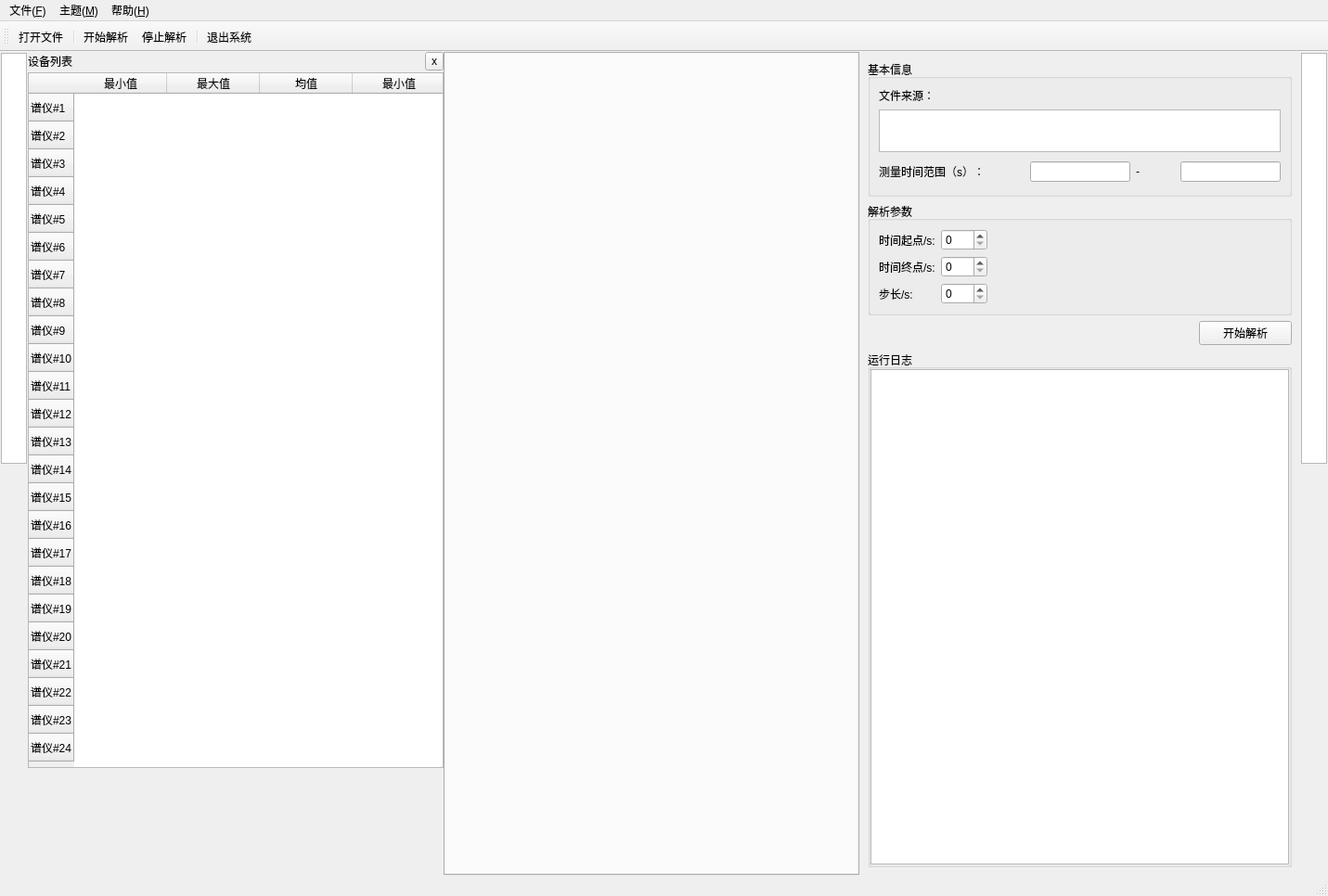
<?xml version="1.0" encoding="UTF-8"?>
<ui version="4.0">
 <class>OfflineWindow</class>
 <widget class="QMainWindow" name="OfflineWindow">
  <property name="geometry">
   <rect>
    <x>0</x>
    <y>0</y>
    <width>1431</width>
    <height>966</height>
   </rect>
  </property>
  <property name="windowTitle">
   <string>锆活化工程</string>
  </property>
  <widget class="QWidget" name="centralwidget">
   <layout class="QHBoxLayout" name="horizontalLayout_2">
    <property name="spacing">
     <number>0</number>
    </property>
    <property name="leftMargin">
     <number>0</number>
    </property>
    <property name="topMargin">
     <number>0</number>
    </property>
    <property name="rightMargin">
     <number>0</number>
    </property>
    <property name="bottomMargin">
     <number>0</number>
    </property>
    <item>
     <widget class="QWidget" name="leftSidewidget" native="true">
      <property name="sizePolicy">
       <sizepolicy hsizetype="Fixed" vsizetype="Expanding">
        <horstretch>0</horstretch>
        <verstretch>0</verstretch>
       </sizepolicy>
      </property>
      <property name="maximumSize">
       <size>
        <width>30</width>
        <height>16777215</height>
       </size>
      </property>
      <layout class="QVBoxLayout" name="verticalLayout">
       <property name="spacing">
        <number>1</number>
       </property>
       <property name="leftMargin">
        <number>1</number>
       </property>
       <property name="topMargin">
        <number>1</number>
       </property>
       <property name="rightMargin">
        <number>1</number>
       </property>
       <property name="bottomMargin">
        <number>1</number>
       </property>
       <item>
        <widget class="QGraphicsView" name="graphicsView">
         <property name="sizePolicy">
          <sizepolicy hsizetype="Expanding" vsizetype="Expanding">
           <horstretch>0</horstretch>
           <verstretch>0</verstretch>
          </sizepolicy>
         </property>
         <property name="alignment">
          <set>Qt::AlignLeading|Qt::AlignLeft|Qt::AlignTop</set>
         </property>
        </widget>
       </item>
       <item>
        <spacer name="verticalSpacer">
         <property name="orientation">
          <enum>Qt::Vertical</enum>
         </property>
         <property name="sizeHint" stdset="0">
          <size>
           <width>20</width>
           <height>40</height>
          </size>
         </property>
        </spacer>
       </item>
      </layout>
     </widget>
    </item>
    <item>
     <widget class="QStackedWidget" name="leftStackedWidget">
      <property name="sizePolicy">
       <sizepolicy hsizetype="Preferred" vsizetype="Preferred">
        <horstretch>0</horstretch>
        <verstretch>0</verstretch>
       </sizepolicy>
      </property>
      <property name="minimumSize">
       <size>
        <width>300</width>
        <height>0</height>
       </size>
      </property>
      <property name="currentIndex">
       <number>0</number>
      </property>
      <widget class="QWidget" name="detectorStatusWidget">
       <property name="sizePolicy">
        <sizepolicy hsizetype="Preferred" vsizetype="Preferred">
         <horstretch>0</horstretch>
         <verstretch>0</verstretch>
        </sizepolicy>
       </property>
       <layout class="QVBoxLayout" name="verticalLayout_5">
        <property name="spacing">
         <number>2</number>
        </property>
        <property name="leftMargin">
         <number>0</number>
        </property>
        <property name="topMargin">
         <number>0</number>
        </property>
        <property name="rightMargin">
         <number>0</number>
        </property>
        <property name="bottomMargin">
         <number>0</number>
        </property>
        <item>
         <layout class="QHBoxLayout" name="horizontalLayout_6">
          <item>
           <widget class="QLabel" name="label_4">
            <property name="sizePolicy">
             <sizepolicy hsizetype="Minimum" vsizetype="Preferred">
              <horstretch>0</horstretch>
              <verstretch>0</verstretch>
             </sizepolicy>
            </property>
            <property name="text">
             <string>设备列表</string>
            </property>
           </widget>
          </item>
          <item>
           <widget class="QToolButton" name="toolButton_closeDetectorStatusWidget">
            <property name="sizePolicy">
             <sizepolicy hsizetype="Fixed" vsizetype="Fixed">
              <horstretch>0</horstretch>
              <verstretch>0</verstretch>
             </sizepolicy>
            </property>
            <property name="maximumSize">
             <size>
              <width>20</width>
              <height>20</height>
             </size>
            </property>
            <property name="text">
             <string notr="true">x</string>
            </property>
            <property name="iconSize">
             <size>
              <width>16</width>
              <height>16</height>
             </size>
            </property>
           </widget>
          </item>
         </layout>
        </item>
        <item>
         <widget class="QTableWidget" name="tableWidget">
          <property name="sizePolicy">
           <sizepolicy hsizetype="Preferred" vsizetype="Expanding">
            <horstretch>0</horstretch>
            <verstretch>0</verstretch>
           </sizepolicy>
          </property>
          <property name="minimumSize">
           <size>
            <width>300</width>
            <height>750</height>
           </size>
          </property>
          <property name="verticalScrollBarPolicy">
           <enum>Qt::ScrollBarAlwaysOff</enum>
          </property>
          <property name="horizontalScrollBarPolicy">
           <enum>Qt::ScrollBarAlwaysOff</enum>
          </property>
          <property name="sizeAdjustPolicy">
           <enum>QAbstractScrollArea::AdjustIgnored</enum>
          </property>
          <property name="selectionMode">
           <enum>QAbstractItemView::NoSelection</enum>
          </property>
          <property name="selectionBehavior">
           <enum>QAbstractItemView::SelectItems</enum>
          </property>
          <property name="showGrid">
           <bool>false</bool>
          </property>
          <property name="gridStyle">
           <enum>Qt::SolidLine</enum>
          </property>
          <row>
           <property name="text">
            <string>谱仪#1</string>
           </property>
          </row>
          <row>
           <property name="text">
            <string>谱仪#2</string>
           </property>
          </row>
          <row>
           <property name="text">
            <string>谱仪#3</string>
           </property>
          </row>
          <row>
           <property name="text">
            <string>谱仪#4</string>
           </property>
          </row>
          <row>
           <property name="text">
            <string>谱仪#5</string>
           </property>
          </row>
          <row>
           <property name="text">
            <string>谱仪#6</string>
           </property>
          </row>
          <row>
           <property name="text">
            <string>谱仪#7</string>
           </property>
          </row>
          <row>
           <property name="text">
            <string>谱仪#8</string>
           </property>
          </row>
          <row>
           <property name="text">
            <string>谱仪#9</string>
           </property>
          </row>
          <row>
           <property name="text">
            <string>谱仪#10</string>
           </property>
          </row>
          <row>
           <property name="text">
            <string>谱仪#11</string>
           </property>
          </row>
          <row>
           <property name="text">
            <string>谱仪#12</string>
           </property>
          </row>
          <row>
           <property name="text">
            <string>谱仪#13</string>
           </property>
          </row>
          <row>
           <property name="text">
            <string>谱仪#14</string>
           </property>
          </row>
          <row>
           <property name="text">
            <string>谱仪#15</string>
           </property>
          </row>
          <row>
           <property name="text">
            <string>谱仪#16</string>
           </property>
          </row>
          <row>
           <property name="text">
            <string>谱仪#17</string>
           </property>
          </row>
          <row>
           <property name="text">
            <string>谱仪#18</string>
           </property>
          </row>
          <row>
           <property name="text">
            <string>谱仪#19</string>
           </property>
          </row>
          <row>
           <property name="text">
            <string>谱仪#20</string>
           </property>
          </row>
          <row>
           <property name="text">
            <string>谱仪#21</string>
           </property>
          </row>
          <row>
           <property name="text">
            <string>谱仪#22</string>
           </property>
          </row>
          <row>
           <property name="text">
            <string>谱仪#23</string>
           </property>
          </row>
          <row>
           <property name="text">
            <string>谱仪#24</string>
           </property>
          </row>
          <column>
           <property name="text">
            <string>最小值</string>
           </property>
          </column>
          <column>
           <property name="text">
            <string>最大值</string>
           </property>
          </column>
          <column>
           <property name="text">
            <string>均值</string>
           </property>
          </column>
          <column>
           <property name="text">
            <string>最小值</string>
           </property>
          </column>
          <column>
           <property name="text">
            <string>最大值</string>
           </property>
          </column>
          <column>
           <property name="text">
            <string>均值</string>
           </property>
          </column>
          <item row="0" column="0">
           <property name="text">
            <string/>
           </property>
           <property name="textAlignment">
            <set>AlignCenter</set>
           </property>
           <property name="flags">
            <set>ItemIsSelectable|ItemIsDragEnabled|ItemIsDropEnabled|ItemIsUserCheckable|ItemIsEnabled</set>
           </property>
          </item>
          <item row="0" column="1">
           <property name="text">
            <string/>
           </property>
           <property name="textAlignment">
            <set>AlignCenter</set>
           </property>
          </item>
          <item row="1" column="0">
           <property name="text">
            <string/>
           </property>
           <property name="textAlignment">
            <set>AlignCenter</set>
           </property>
           <property name="flags">
            <set>ItemIsSelectable|ItemIsDragEnabled|ItemIsDropEnabled|ItemIsUserCheckable|ItemIsEnabled</set>
           </property>
          </item>
          <item row="1" column="1">
           <property name="text">
            <string/>
           </property>
           <property name="textAlignment">
            <set>AlignCenter</set>
           </property>
          </item>
         </widget>
        </item>
        <item>
         <spacer name="verticalSpacer_2">
          <property name="orientation">
           <enum>Qt::Vertical</enum>
          </property>
          <property name="sizeHint" stdset="0">
           <size>
            <width>20</width>
            <height>258</height>
           </size>
          </property>
         </spacer>
        </item>
       </layout>
      </widget>
     </widget>
    </item>
    <item>
     <widget class="QTabWidget" name="centralHboxTabWidget">
      <property name="minimumSize">
       <size>
        <width>300</width>
        <height>0</height>
       </size>
      </property>
      <property name="currentIndex">
       <number>0</number>
      </property>
      <property name="iconSize">
       <size>
        <width>16</width>
        <height>16</height>
       </size>
      </property>
      <property name="tabsClosable">
       <bool>false</bool>
      </property>
      <property name="tabBarAutoHide">
       <bool>true</bool>
      </property>
      <widget class="QWidget" name="leftHboxTabWidgetPage1">
       <attribute name="icon">
        <iconset resource="../3rdParty/resource/resource.qrc">
         <normaloff>:/line.png</normaloff>:/line.png</iconset>
       </attribute>
       <attribute name="title">
        <string>实验数据        </string>
       </attribute>
       <layout class="QGridLayout" name="gridLayout_3">
        <property name="leftMargin">
         <number>0</number>
        </property>
        <property name="topMargin">
         <number>0</number>
        </property>
        <property name="rightMargin">
         <number>0</number>
        </property>
        <property name="bottomMargin">
         <number>0</number>
        </property>
        <property name="spacing">
         <number>0</number>
        </property>
        <item row="0" column="0">
         <widget class="QStackedWidget" name="stackedWidget">
          <property name="currentIndex">
           <number>0</number>
          </property>
          <widget class="QWidget" name="spectroMeterPageInfoWidget">
           <layout class="QVBoxLayout" name="verticalLayout_3">
            <property name="spacing">
             <number>2</number>
            </property>
            <property name="leftMargin">
             <number>0</number>
            </property>
            <property name="topMargin">
             <number>0</number>
            </property>
            <property name="rightMargin">
             <number>0</number>
            </property>
            <property name="bottomMargin">
             <number>0</number>
            </property>
            <item>
             <widget class="QWidget" name="widget__plot" native="true">
              <property name="sizePolicy">
               <sizepolicy hsizetype="Preferred" vsizetype="Expanding">
                <horstretch>0</horstretch>
                <verstretch>0</verstretch>
               </sizepolicy>
              </property>
              <layout class="QHBoxLayout" name="horizontalLayout_12">
               <property name="leftMargin">
                <number>0</number>
               </property>
               <property name="topMargin">
                <number>0</number>
               </property>
               <property name="rightMargin">
                <number>0</number>
               </property>
               <property name="bottomMargin">
                <number>0</number>
               </property>
               <item>
                <widget class="QWidget" name="spectorMeterWidget1" native="true">
                 <property name="styleSheet">
                  <string notr="true">QWidget#widget_12{
	background-color: rgb(244, 247, 252);
	border: 1px solid rgb(170,170,170);
	border-top-left-radius: 20px;
	border-top-right-radius: 20px;
}
</string>
                 </property>
                 <layout class="QVBoxLayout" name="verticalLayout_11">
                  <property name="spacing">
                   <number>1</number>
                  </property>
                  <property name="leftMargin">
                   <number>0</number>
                  </property>
                  <property name="topMargin">
                   <number>0</number>
                  </property>
                  <property name="rightMargin">
                   <number>0</number>
                  </property>
                  <property name="bottomMargin">
                   <number>0</number>
                  </property>
                  <item>
                   <widget class="QCustomPlot" name="spectorMeter" native="true"/>
                  </item>
                 </layout>
                </widget>
               </item>
              </layout>
             </widget>
            </item>
           </layout>
          </widget>
         </widget>
        </item>
       </layout>
      </widget>
     </widget>
    </item>
    <item>
     <widget class="QWidget" name="rightVboxWidget" native="true">
      <property name="minimumSize">
       <size>
        <width>300</width>
        <height>0</height>
       </size>
      </property>
      <layout class="QHBoxLayout" name="horizontalLayout_16">
       <property name="spacing">
        <number>0</number>
       </property>
       <property name="leftMargin">
        <number>0</number>
       </property>
       <property name="topMargin">
        <number>0</number>
       </property>
       <property name="rightMargin">
        <number>0</number>
       </property>
       <property name="bottomMargin">
        <number>0</number>
       </property>
       <item>
        <widget class="QWidget" name="labParametersWidget" native="true">
         <property name="sizePolicy">
          <sizepolicy hsizetype="Fixed" vsizetype="Preferred">
           <horstretch>0</horstretch>
           <verstretch>0</verstretch>
          </sizepolicy>
         </property>
         <layout class="QVBoxLayout" name="verticalLayout_4">
          <item>
           <widget class="QGroupBox" name="groupBox_2">
            <property name="sizePolicy">
             <sizepolicy hsizetype="Preferred" vsizetype="Minimum">
              <horstretch>0</horstretch>
              <verstretch>0</verstretch>
             </sizepolicy>
            </property>
            <property name="title">
             <string>基本信息</string>
            </property>
            <layout class="QVBoxLayout" name="verticalLayout_6">
             <item>
              <widget class="QLabel" name="label_5">
               <property name="text">
                <string>文件来源：</string>
               </property>
              </widget>
             </item>
             <item>
              <widget class="QTextBrowser" name="textBrowser_filepath">
               <property name="sizePolicy">
                <sizepolicy hsizetype="Preferred" vsizetype="Minimum">
                 <horstretch>0</horstretch>
                 <verstretch>0</verstretch>
                </sizepolicy>
               </property>
               <property name="minimumSize">
                <size>
                 <width>0</width>
                 <height>30</height>
                </size>
               </property>
               <property name="maximumSize">
                <size>
                 <width>16777215</width>
                 <height>46</height>
                </size>
               </property>
               <property name="verticalScrollBarPolicy">
                <enum>Qt::ScrollBarAlwaysOff</enum>
               </property>
               <property name="readOnly">
                <bool>true</bool>
               </property>
              </widget>
             </item>
             <item>
              <widget class="QWidget" name="widget_4" native="true">
               <property name="minimumSize">
                <size>
                 <width>0</width>
                 <height>30</height>
                </size>
               </property>
               <layout class="QHBoxLayout" name="horizontalLayout">
                <property name="leftMargin">
                 <number>0</number>
                </property>
                <property name="topMargin">
                 <number>0</number>
                </property>
                <property name="rightMargin">
                 <number>0</number>
                </property>
                <property name="bottomMargin">
                 <number>0</number>
                </property>
                <item>
                 <widget class="QLabel" name="label_7">
                  <property name="minimumSize">
                   <size>
                    <width>157</width>
                    <height>0</height>
                   </size>
                  </property>
                  <property name="text">
                   <string>测量时间范围（s）：</string>
                  </property>
                  <property name="alignment">
                   <set>Qt::AlignLeading|Qt::AlignLeft|Qt::AlignVCenter</set>
                  </property>
                 </widget>
                </item>
                <item>
                 <widget class="QLineEdit" name="line_measure_startT">
                  <property name="sizePolicy">
                   <sizepolicy hsizetype="Minimum" vsizetype="Fixed">
                    <horstretch>0</horstretch>
                    <verstretch>0</verstretch>
                   </sizepolicy>
                  </property>
                  <property name="minimumSize">
                   <size>
                    <width>40</width>
                    <height>0</height>
                   </size>
                  </property>
                  <property name="readOnly">
                   <bool>true</bool>
                  </property>
                 </widget>
                </item>
                <item>
                 <widget class="QLabel" name="label_9">
                  <property name="text">
                   <string>-</string>
                  </property>
                 </widget>
                </item>
                <item>
                 <widget class="QLineEdit" name="line_measure_endT">
                  <property name="sizePolicy">
                   <sizepolicy hsizetype="Minimum" vsizetype="Fixed">
                    <horstretch>0</horstretch>
                    <verstretch>0</verstretch>
                   </sizepolicy>
                  </property>
                  <property name="minimumSize">
                   <size>
                    <width>40</width>
                    <height>0</height>
                   </size>
                  </property>
                  <property name="readOnly">
                   <bool>true</bool>
                  </property>
                 </widget>
                </item>
               </layout>
              </widget>
             </item>
            </layout>
           </widget>
          </item>
          <item>
           <widget class="QGroupBox" name="groupBox_4">
            <property name="title">
             <string>解析参数</string>
            </property>
            <layout class="QGridLayout" name="gridLayout_4">
             <item row="1" column="1" rowspan="2">
              <widget class="QSpinBox" name="spinBox_timeEnd">
               <property name="minimumSize">
                <size>
                 <width>50</width>
                 <height>0</height>
                </size>
               </property>
              </widget>
             </item>
             <item row="0" column="2" rowspan="2">
              <spacer name="horizontalSpacer_2">
               <property name="orientation">
                <enum>Qt::Horizontal</enum>
               </property>
               <property name="sizeHint" stdset="0">
                <size>
                 <width>316</width>
                 <height>20</height>
                </size>
               </property>
              </spacer>
             </item>
             <item row="1" column="0" rowspan="2">
              <widget class="QLabel" name="label_8">
               <property name="text">
                <string>时间终点/s:</string>
               </property>
              </widget>
             </item>
             <item row="0" column="1">
              <widget class="QSpinBox" name="spinBox_timeStart">
               <property name="minimumSize">
                <size>
                 <width>50</width>
                 <height>0</height>
                </size>
               </property>
              </widget>
             </item>
             <item row="2" column="2">
              <spacer name="horizontalSpacer_5">
               <property name="orientation">
                <enum>Qt::Horizontal</enum>
               </property>
               <property name="sizeHint" stdset="0">
                <size>
                 <width>316</width>
                 <height>20</height>
                </size>
               </property>
              </spacer>
             </item>
             <item row="0" column="0">
              <widget class="QLabel" name="label_6">
               <property name="text">
                <string>时间起点/s:</string>
               </property>
              </widget>
             </item>
             <item row="3" column="0">
              <widget class="QLabel" name="label">
               <property name="text">
                <string>步长/s:</string>
               </property>
              </widget>
             </item>
             <item row="3" column="1">
              <widget class="QSpinBox" name="spinBox"/>
             </item>
            </layout>
           </widget>
          </item>
          <item>
           <widget class="QWidget" name="widget_6" native="true">
            <property name="minimumSize">
             <size>
              <width>0</width>
              <height>23</height>
             </size>
            </property>
            <layout class="QHBoxLayout" name="horizontalLayout_5">
             <property name="leftMargin">
              <number>5</number>
             </property>
             <property name="topMargin">
              <number>0</number>
             </property>
             <property name="rightMargin">
              <number>0</number>
             </property>
             <property name="bottomMargin">
              <number>0</number>
             </property>
             <item>
              <spacer name="horizontalSpacer_4">
               <property name="orientation">
                <enum>Qt::Horizontal</enum>
               </property>
               <property name="sizeHint" stdset="0">
                <size>
                 <width>255</width>
                 <height>20</height>
                </size>
               </property>
              </spacer>
             </item>
             <item>
              <widget class="QPushButton" name="pushButton_start">
               <property name="enabled">
                <bool>true</bool>
               </property>
               <property name="minimumSize">
                <size>
                 <width>100</width>
                 <height>23</height>
                </size>
               </property>
               <property name="text">
                <string>开始解析</string>
               </property>
               <property name="icon">
                <iconset>
                 <normaloff>:/resource/analyze.png</normaloff>:/resource/analyze.png</iconset>
               </property>
               <property name="checkable">
                <bool>false</bool>
               </property>
              </widget>
             </item>
            </layout>
           </widget>
          </item>
          <item>
           <widget class="QGroupBox" name="logGroupBox">
            <property name="title">
             <string>运行日志</string>
            </property>
            <layout class="QVBoxLayout" name="verticalLayout_2">
             <property name="spacing">
              <number>0</number>
             </property>
             <property name="leftMargin">
              <number>0</number>
             </property>
             <property name="topMargin">
              <number>0</number>
             </property>
             <property name="rightMargin">
              <number>0</number>
             </property>
             <property name="bottomMargin">
              <number>0</number>
             </property>
             <item>
              <widget class="QTextEdit" name="textEdit_log">
               <property name="enabled">
                <bool>true</bool>
               </property>
               <property name="readOnly">
                <bool>true</bool>
               </property>
              </widget>
             </item>
             <item>
              <widget class="QWidget" name="widget_2" native="true">
               <layout class="QVBoxLayout" name="verticalLayout_14">
                <property name="leftMargin">
                 <number>0</number>
                </property>
                <property name="topMargin">
                 <number>0</number>
                </property>
                <property name="rightMargin">
                 <number>0</number>
                </property>
                <property name="bottomMargin">
                 <number>0</number>
                </property>
               </layout>
              </widget>
             </item>
            </layout>
           </widget>
          </item>
         </layout>
        </widget>
       </item>
      </layout>
     </widget>
    </item>
    <item>
     <widget class="QWidget" name="rightSidewidget" native="true">
      <property name="sizePolicy">
       <sizepolicy hsizetype="Preferred" vsizetype="Preferred">
        <horstretch>0</horstretch>
        <verstretch>0</verstretch>
       </sizepolicy>
      </property>
      <property name="maximumSize">
       <size>
        <width>30</width>
        <height>16777215</height>
       </size>
      </property>
      <layout class="QVBoxLayout" name="verticalLayout_10">
       <property name="spacing">
        <number>1</number>
       </property>
       <property name="leftMargin">
        <number>1</number>
       </property>
       <property name="topMargin">
        <number>1</number>
       </property>
       <property name="rightMargin">
        <number>1</number>
       </property>
       <property name="bottomMargin">
        <number>1</number>
       </property>
       <item>
        <widget class="QGraphicsView" name="rightGraphicsView">
         <property name="sizePolicy">
          <sizepolicy hsizetype="Expanding" vsizetype="Expanding">
           <horstretch>0</horstretch>
           <verstretch>0</verstretch>
          </sizepolicy>
         </property>
         <property name="alignment">
          <set>Qt::AlignLeading|Qt::AlignLeft|Qt::AlignTop</set>
         </property>
        </widget>
       </item>
       <item>
        <spacer name="verticalSpacer_4">
         <property name="orientation">
          <enum>Qt::Vertical</enum>
         </property>
         <property name="sizeHint" stdset="0">
          <size>
           <width>20</width>
           <height>40</height>
          </size>
         </property>
        </spacer>
       </item>
      </layout>
     </widget>
    </item>
   </layout>
  </widget>
  <widget class="QMenuBar" name="menubar">
   <property name="geometry">
    <rect>
     <x>0</x>
     <y>0</y>
     <width>1431</width>
     <height>22</height>
    </rect>
   </property>
   <widget class="QMenu" name="menu_File">
    <property name="title">
     <string>文件(&amp;F)</string>
    </property>
    <addaction name="action_open"/>
    <addaction name="separator"/>
    <addaction name="action_exit"/>
   </widget>
   <widget class="QMenu" name="menu_help">
    <property name="title">
     <string>帮助(&amp;H)</string>
    </property>
    <addaction name="action_about"/>
    <addaction name="action_aboutQt"/>
   </widget>
   <widget class="QMenu" name="menu_theme">
    <property name="title">
     <string>主题(&amp;M)</string>
    </property>
    <addaction name="action_lightTheme"/>
    <addaction name="action_darkTheme"/>
    <addaction name="separator"/>
    <addaction name="action_colorTheme"/>
   </widget>
   <addaction name="menu_File"/>
   <addaction name="menu_theme"/>
   <addaction name="menu_help"/>
  </widget>
  <widget class="QStatusBar" name="statusbar"/>
  <widget class="QToolBar" name="toolBar">
   <property name="windowTitle">
    <string>toolBar</string>
   </property>
   <property name="iconSize">
    <size>
     <width>36</width>
     <height>36</height>
    </size>
   </property>
   <property name="toolButtonStyle">
    <enum>Qt::ToolButtonTextUnderIcon</enum>
   </property>
   <attribute name="toolBarArea">
    <enum>TopToolBarArea</enum>
   </attribute>
   <attribute name="toolBarBreak">
    <bool>false</bool>
   </attribute>
   <addaction name="action_open"/>
   <addaction name="separator"/>
   <addaction name="action_startMeasure"/>
   <addaction name="action_stopMeasure"/>
   <addaction name="separator"/>
   <addaction name="action_exit"/>
  </widget>
  <action name="action_open">
   <property name="icon">
    <iconset resource="../3rdParty/resource/resource.qrc">
     <normaloff>:/open.png</normaloff>:/open.png</iconset>
   </property>
   <property name="text">
    <string>打开文件(&amp;O)...</string>
   </property>
   <property name="iconText">
    <string>打开文件</string>
   </property>
   <property name="toolTip">
    <string>打开文件</string>
   </property>
   <property name="shortcut">
    <string>Ctrl+O</string>
   </property>
   <property name="menuRole">
    <enum>QAction::NoRole</enum>
   </property>
  </action>
  <action name="action_exit">
   <property name="icon">
    <iconset resource="../3rdParty/resource/resource.qrc">
     <normaloff>:/exit.png</normaloff>:/exit.png</iconset>
   </property>
   <property name="text">
    <string>退出系统(&amp;X)</string>
   </property>
   <property name="iconText">
    <string>退出系统</string>
   </property>
   <property name="toolTip">
    <string>退出系统</string>
   </property>
   <property name="shortcut">
    <string>Ctrl+Q</string>
   </property>
   <property name="menuRole">
    <enum>QAction::NoRole</enum>
   </property>
  </action>
  <action name="action_cfgParam">
   <property name="icon">
    <iconset resource="../3rdParty/resource/resource.qrc">
     <normaloff>:/canshushezhi-05.png</normaloff>:/canshushezhi-05.png</iconset>
   </property>
   <property name="text">
    <string>测量参数设置(&amp;P)</string>
   </property>
   <property name="iconText">
    <string>测量参数设置</string>
   </property>
   <property name="toolTip">
    <string>测量参数设置</string>
   </property>
   <property name="menuRole">
    <enum>QAction::NoRole</enum>
   </property>
  </action>
  <action name="action_about">
   <property name="icon">
    <iconset resource="../3rdParty/resource/resource.qrc">
     <normaloff>:/logo.png</normaloff>:/logo.png</iconset>
   </property>
   <property name="text">
    <string>关于</string>
   </property>
   <property name="iconText">
    <string>关于</string>
   </property>
   <property name="toolTip">
    <string>关于 ZrActivationPro</string>
   </property>
   <property name="menuRole">
    <enum>QAction::NoRole</enum>
   </property>
  </action>
  <action name="action_startMeasure">
   <property name="icon">
    <iconset resource="../3rdParty/resource/resource.qrc">
     <normaloff>:/work-on.png</normaloff>:/work-on.png</iconset>
   </property>
   <property name="text">
    <string>开始解析</string>
   </property>
   <property name="toolTip">
    <string>开始解析</string>
   </property>
   <property name="menuRole">
    <enum>QAction::NoRole</enum>
   </property>
  </action>
  <action name="action_stopMeasure">
   <property name="icon">
    <iconset resource="../3rdParty/resource/resource.qrc">
     <normaloff>:/work-off.png</normaloff>:/work-off.png</iconset>
   </property>
   <property name="text">
    <string>停止解析</string>
   </property>
   <property name="toolTip">
    <string>停止解析</string>
   </property>
   <property name="menuRole">
    <enum>QAction::NoRole</enum>
   </property>
  </action>
  <action name="action_lightTheme">
   <property name="checkable">
    <bool>true</bool>
   </property>
   <property name="text">
    <string>明亮(&amp;L)</string>
   </property>
   <property name="toolTip">
    <string>切换到明亮主题</string>
   </property>
   <property name="shortcut">
    <string>Ctrl+Alt+L</string>
   </property>
  </action>
  <action name="action_darkTheme">
   <property name="checkable">
    <bool>true</bool>
   </property>
   <property name="text">
    <string>暗黑(&amp;D)</string>
   </property>
   <property name="toolTip">
    <string>切换到暗黑主题</string>
   </property>
   <property name="shortcut">
    <string>Ctrl+Alt+D</string>
   </property>
  </action>
  <action name="action_colorTheme">
   <property name="checkable">
    <bool>false</bool>
   </property>
   <property name="text">
    <string>主题颜色(&amp;C)</string>
   </property>
   <property name="toolTip">
    <string>设置主题颜色，取消设置默认值</string>
   </property>
   <property name="shortcut">
    <string>Ctrl+Alt+C</string>
   </property>
  </action>
  <action name="action_aboutQt">
   <property name="icon">
    <iconset resource="../3rdParty/resource/resource.qrc">
     <normaloff>:/aboutqt.png</normaloff>:/aboutqt.png</iconset>
   </property>
   <property name="text">
    <string>关于Qt</string>
   </property>
  </action>
 </widget>
 <customwidgets>
  <customwidget>
   <class>QCustomPlot</class>
   <extends>QWidget</extends>
   <header>qcustomplot.h</header>
   <container>1</container>
  </customwidget>
 </customwidgets>
 <resources>
  <include location="../3rdParty/resource/resource.qrc"/>
  <include location="../3rdParty/resource/resource.qrc"/>
 </resources>
 <connections/>
</ui>
